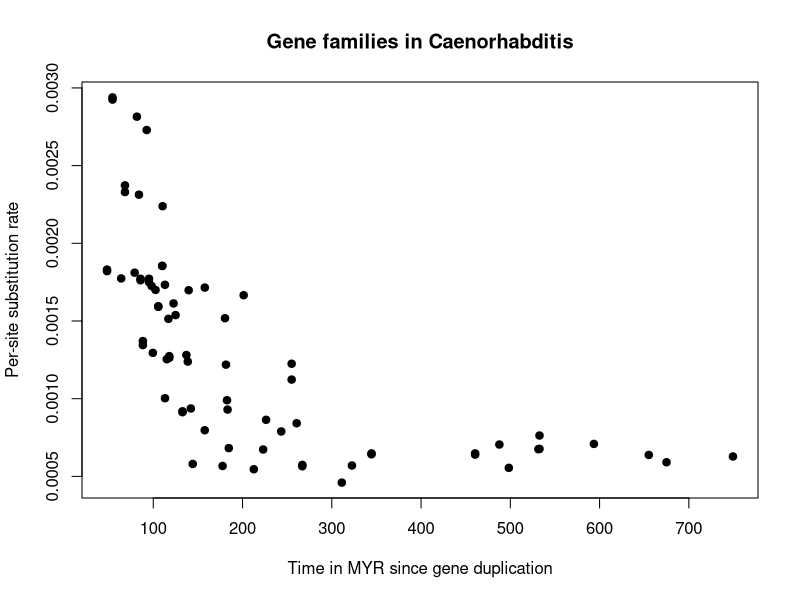

This chart was generated by the following R code:
ratesbydist <- read.csv("../results/ratebydist_Caenorhabditis.tsv", header=TRUE, sep="\t")
plot(
  ratesbydist$distance,
  ratesbydist$rate,
  main="Gene families in Caenorhabditis",
  xlab="Time in MYR since gene duplication",
  ylab="Per-site substitution rate",
  pch=19
)
